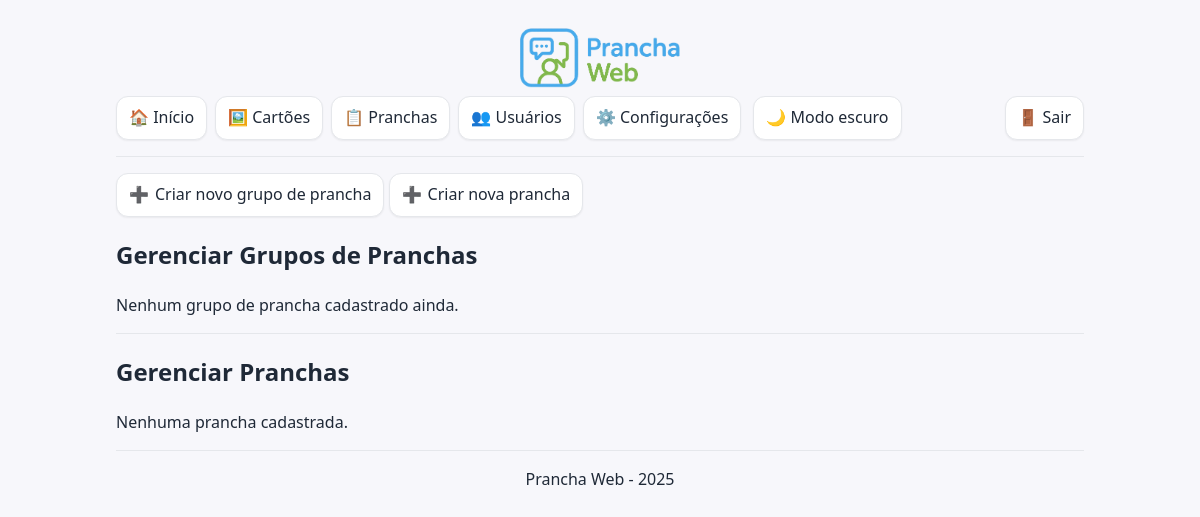
/pages/gerenciar_pranchas.php (signed in), run on an earlier commit of the app's database.
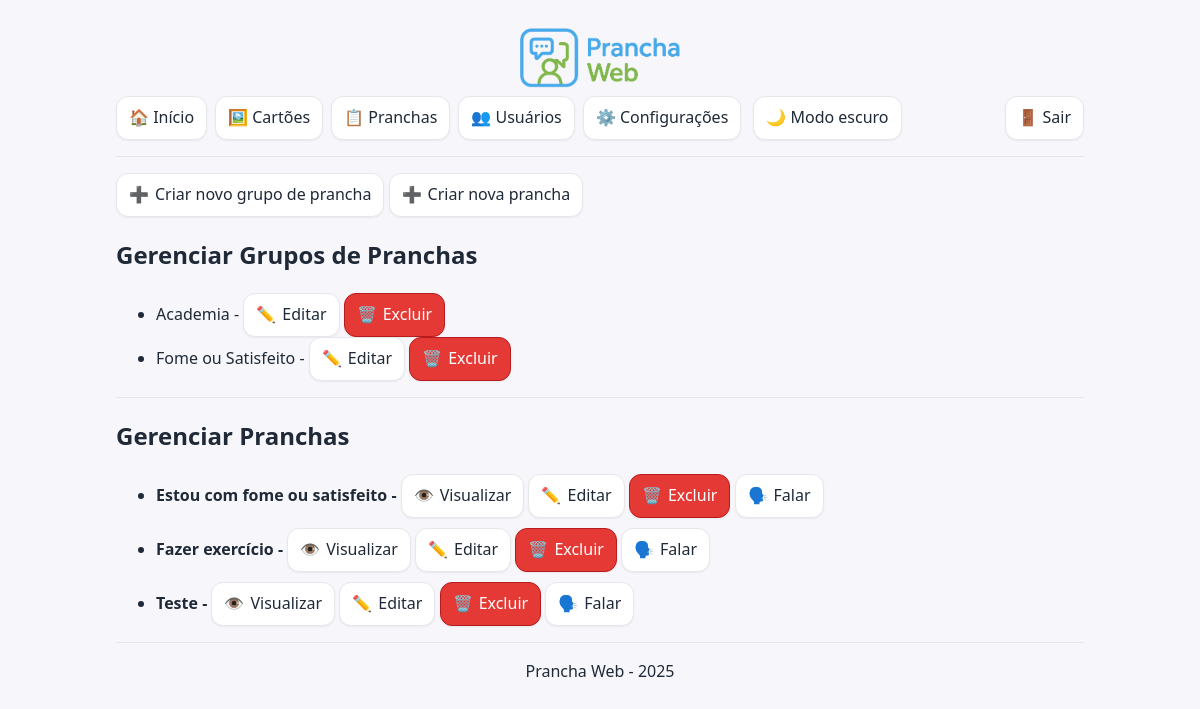
And on a later commit of the database.
### tables this page shows
CREATE TABLE `grupos_pranchas` (
  `id` int(11) NOT NULL,
  `nome` varchar(100) NOT NULL
);

CREATE TABLE `pranchas` (
  `id` int(11) NOT NULL,
  `nome` varchar(255) NOT NULL,
  `descricao` text,
  `id_grupo` int(11) NOT NULL
);

### includes/modelo_pranchas.php (called while the page is built, shortened)
<?php
function cx_pranchas(): mysqli {
    $cx = new mysqli(DB_HOST, DB_USUARIO, DB_SENHA, DB_NOME);
    $cx->set_charset('utf8mb4');
    return $cx;
}
function listarPranchasPorUsuario(int $idUsuario, bool $isAdmin): array {
    $cx = cx_pranchas();
    $pranchas = [];
    if ($isAdmin) {
        $sql = "SELECT p.id, p.nome, g.nome AS grupo
                  FROM pranchas p
                  JOIN grupos_pranchas g ON g.id = p.id_grupo
                 ORDER BY p.nome";
        if ($rs = $cx->query($sql)) {
            while ($row = $rs->fetch_assoc()) {
                $pranchas[] = $row;
            }
        }
    }
    return $pranchas;
}
function listarGruposPranchasPranchas() {
    $conexao = cx_pranchas();
    $grupos = [];
    $resultado = $conexao->query("SELECT id, nome FROM grupos_pranchas ORDER BY nome");
    if ($resultado) {
        while ($linha = $resultado->fetch_assoc()) {
            $grupos[] = $linha;
        }
    }
    return $grupos;
}
function buscarCartoesPorIds($ids) {
    $conexao = cx_pranchas();
    $placeholders = implode(',', array_fill(0, count($ids), '?'));
    $tipos = str_repeat('i', count($ids));
    $sql = "SELECT id, titulo, imagem, texto_alternativo FROM cartoes WHERE id IN ($placeholders)";
    $comando = $conexao->prepare($sql);
    $bind_params = array_merge([$tipos], $ids);
    call_user_func_array([$comando, 'bind_param'], refValues($bind_params));
    $comando->execute();
    $comando->store_result();
    $cartoes = [];
    $id = $titulo = $imagem = $texto_alternativo = "";
    $comando->bind_result($id, $titulo, $imagem, $texto_alternativo);
    while ($comando->fetch()) {
        $cartoes[$id] = [
            'id' => $id,
            'titulo' => $titulo,
            'imagem' => $imagem,
            'texto_alternativo' => $texto_alternativo
        ];
    }
    $ordenados = [];
    foreach ($ids as $id_busca) {
        if (isset($cartoes[$id_busca])) {
            $ordenados[] = $cartoes[$id_busca];
        }
    }
    return $ordenados;
}
function refValues($arr) {
    $refs = [];
    foreach ($arr as $key => $value) {
        $refs[$key] = &$arr[$key];
    }
    return $refs;
}
?>

### includes/controle_pranchas.php (called while the page is built)
<?php
require_once 'modelo_pranchas.php';
$idUsuario = (int)$_SESSION['id_usuario'];
$isAdmin   = ($_SESSION['tipo_usuario'] === 'admin');
$lista_pranchas = listarPranchasPorUsuario($idUsuario, $isAdmin);
$lista_grupos_pranchas = listarGruposPranchasPranchas();
?>

### pages/gerenciar_pranchas.php (the view, shortened to what this page needs)
<?php
include '../includes/cabecalho.php';
require_once '../includes/controle_pranchas.php';
$isAdmin = ($_SESSION['tipo_usuario'] === 'admin');
?>
<?php if ($isAdmin): ?>
<p>
  <a class="botao-acao" href="criar_grupo_prancha.php"><span aria-hidden="true">➕</span> Criar novo grupo de prancha</a>
  <a class="botao-acao" href="criar_prancha.php"><span aria-hidden="true">➕</span> Criar nova prancha</a>
</p>
<?php endif; ?>
<?php if ($isAdmin): ?>
  <h2>Gerenciar Grupos de Pranchas</h2>
  <?php if (count($lista_grupos_pranchas) > 0): ?>
    <ul>
      <?php foreach ($lista_grupos_pranchas as $grupo): ?>
        <li>
          <?php echo htmlspecialchars($grupo['nome'] ?? '', ENT_QUOTES | ENT_SUBSTITUTE, 'UTF-8'); ?> -
          <a class="botao-acao" href="editar_grupo_prancha.php?id=<?php echo (int)$grupo['id']; ?>"><span aria-hidden="true">✏️</span> Editar</a>
          <a class="botao-acao excluir" href="../includes/controle_excluir_grupo_prancha.php?id=<?php echo (int)$grupo['id']; ?>" onclick="return confirm('Tem certeza que deseja excluir este grupo?');"><span aria-hidden="true">🗑️</span> Excluir</a>
        </li>
      <?php endforeach; ?>
    </ul>
  <?php else: ?>
    <p>Nenhum grupo de prancha cadastrado ainda.</p>
  <?php endif; ?>
  <hr>
<?php endif; ?>
<h2><?php echo $isAdmin ? 'Gerenciar Pranchas' : 'Pranchas'; ?></h2>
<?php if (count($lista_pranchas) > 0): ?>
  <ul>
    <?php foreach ($lista_pranchas as $prancha): ?>
      <?php
        $cartoes_ids = buscarCartoesDaPrancha($prancha['id']);
        $cartoes = buscarCartoesPorIds($cartoes_ids);
        $titulos_cartoes = array_column($cartoes, 'titulo');
      ?>
      <li style="margin-bottom:10px;">
        <strong><?php echo htmlspecialchars($prancha['nome'] ?? '', ENT_QUOTES | ENT_SUBSTITUTE, 'UTF-8'); ?> - </strong>
        <a class="botao-acao" href="ver_prancha.php?id=<?php echo (int)$prancha['id']; ?>"><span aria-hidden="true">👁️</span> Visualizar</a>
        <?php if ($isAdmin): ?>
          <a class="botao-acao" href="editar_prancha.php?id=<?php echo (int)$prancha['id']; ?>"><span aria-hidden="true">✏️</span> Editar</a>
          <a class="botao-acao excluir" href="../includes/controle_excluir_prancha.php?id=<?php echo (int)$prancha['id']; ?>" onclick="return confirm('Tem certeza?');"><span aria-hidden="true">🗑️</span> Excluir</a>
        <?php endif; ?>
        <button type="button" class="botao-acao" onclick='falarListaDeCartoes(<?php echo json_encode($titulos_cartoes, JSON_UNESCAPED_UNICODE); ?>)'><span aria-hidden="true">🗣️</span> Falar</button>
      </li>
    <?php endforeach; ?>
  </ul>
<?php else: ?>
  <p>Nenhuma prancha cadastrada.</p>
<?php endif; ?>
<?php include '../includes/rodape.php'; ?>

What changed in the data, as far as the page shows it:
added grupos_pranchas: nome "Academia"
added grupos_pranchas: nome "Fome ou Satisfeito"
added pranchas: nome "Estou com fome ou satisfeito"
added pranchas: nome "Fazer exercício"
added pranchas: nome "Teste"
Also different on the page:
text no longer shown: "Nenhum grupo de prancha cadastrado ainda. Nenhuma prancha cadastrada."
